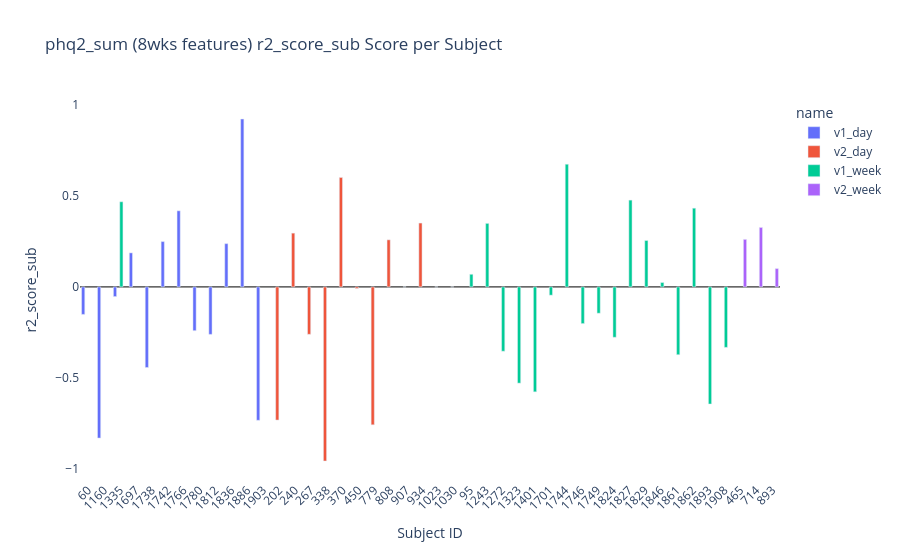
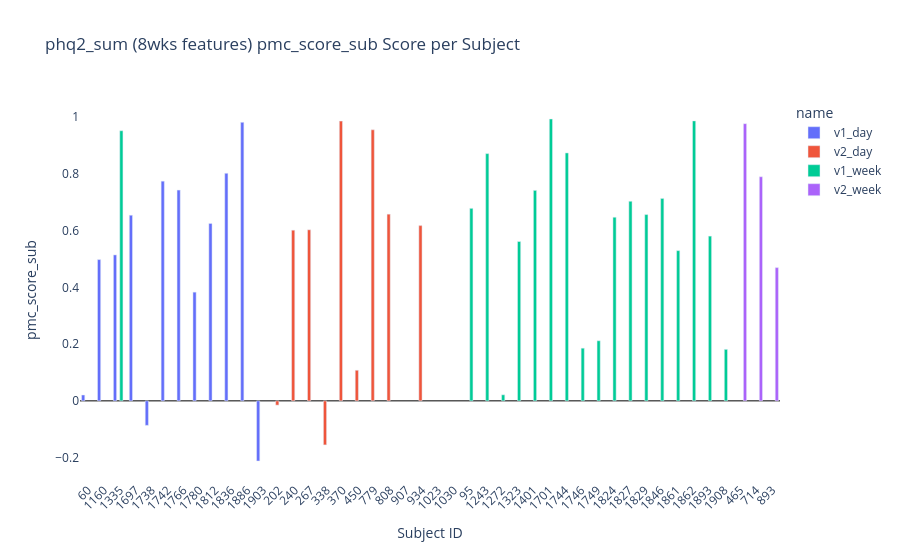
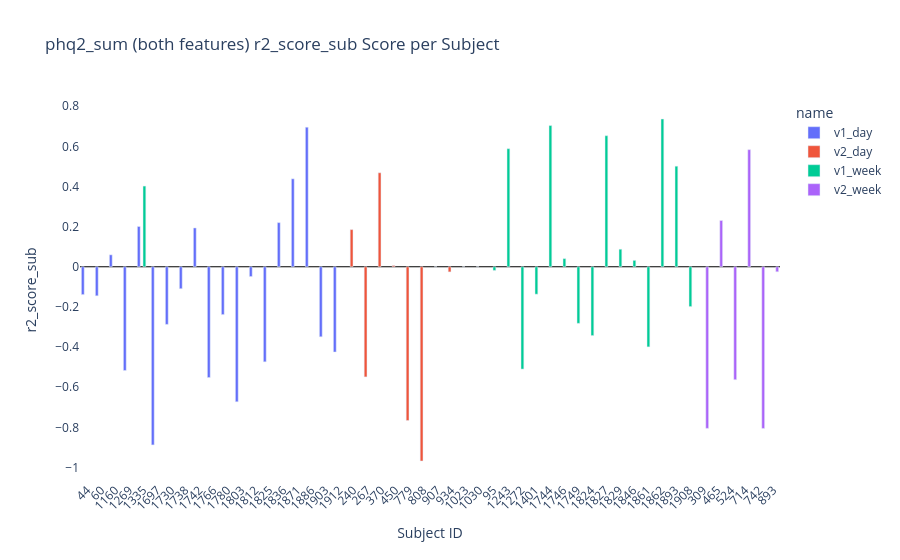
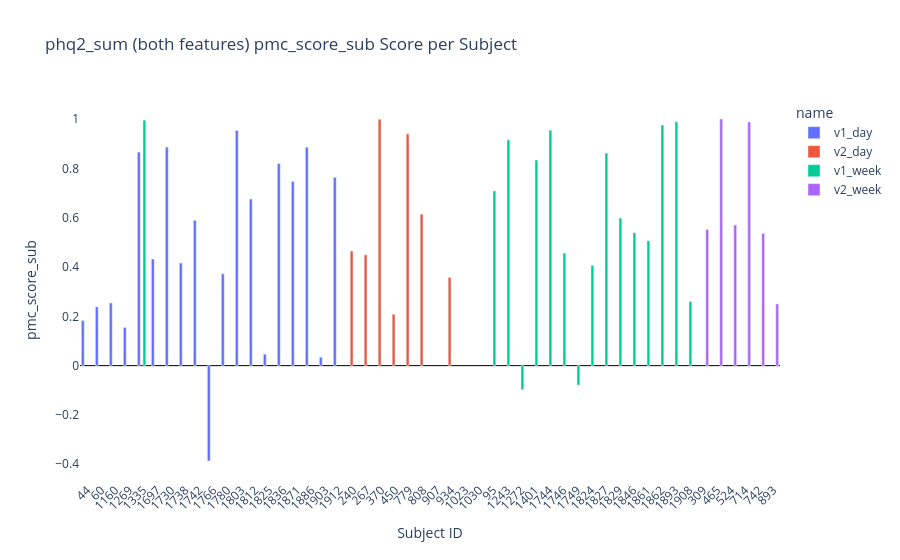

The code cell stored with these charts, in order, in its notebook:
### Markdown cell above
## Bar charts of the different metrics for different models

### Code cell
subject_scores_df = pd.read_csv(os.path.join(results_dir, 'subject_preds_from_diff_models.csv'))
time_map = {'8wks': 'Passive Variables over 8 weeks', 
			'both': 'Passive Variables over 8 weeks + Baseline clinical and demographic features',
			'anova_15': 'Top 15 Variables from By-Subject ANOVA',
			'lme10': 'Top 10 Variables from Linear Mixed-Effects Model',
			'only_sensor': 'Restricted to Only Sensor Columns',
			}
for y_col, y_col_df in subject_scores_df.groupby('y_col'): #2
	
	for time in time_map.keys():
		for metric in ['r2_score_sub','pmc_score_sub']:
			subject_scores_df=subject_scores_df.mask(subject_scores_df[metric]<-1)
			fig = px.bar(
				subject_scores_df[subject_scores_df['time']==time],
				x='sub',
				y=metric,
				title=f'{y_col} ({time} features) {metric} Score per Subject',
				labels={'sub': 'Subject ID'},
				color='name',
				barmode='group'
			)

			# Optional: improve layout and readability
			fig.update_layout(
				xaxis={'type': 'category'},  # keeps x-axis discrete even if numeric
				xaxis_tickangle=-45,
				plot_bgcolor='white',
				yaxis=dict(zeroline=True, zerolinewidth=1, zerolinecolor='black'),
			)
			
			fig.show()

### Figure 1 — Plotly figure (JSON) as saved in the notebook; plotly's stock layout.template omitted (floating-point values rounded to 4 significant figures)
{"data": [{"alignmentgroup": "True", "hovertemplate": "name=v1_day<br>Subject ID=%{x}<br>r2_score_sub=%{y}<extra></extra>", "legendgroup": "v1_day", "marker": {"color": "#636efa", "pattern": {"shape": ""}}, "name": "v1_day", "offsetgroup": "v1_day", "orientation": "v", "showlegend": true, "textposition": "auto", "type": "bar", "x": [60.0, 1160.0, 1335.0, 1697.0, 1738.0, 1742.0, 1766.0, 1780.0, 1812.0, 1836.0, 1886.0, 1903.0], "xaxis": "x", "y": [-0.1515, -0.8321, -0.05322, 0.1873, -0.4438, 0.2495, 0.4189, -0.241, -0.2614, 0.2381, 0.9244, -0.7343], "yaxis": "y"}, {"alignmentgroup": "True", "hovertemplate": "name=v2_day<br>Subject ID=%{x}<br>r2_score_sub=%{y}<extra></extra>", "legendgroup": "v2_day", "marker": {"color": "#EF553B", "pattern": {"shape": ""}}, "name": "v2_day", "offsetgroup": "v2_day", "orientation": "v", "showlegend": true, "textposition": "auto", "type": "bar", "x": [202.0, 240.0, 267.0, 338.0, 370.0, 450.0, 779.0, 808.0, 907.0, 934.0, 1023.0, 1030.0], "xaxis": "x", "y": [-0.733, 0.2961, -0.2609, -0.9584, 0.6025, -0.008779, -0.7591, 0.2591, 0.0, 0.3516, 0.0, 0.0], "yaxis": "y"}, {"alignmentgroup": "True", "hovertemplate": "name=v1_week<br>Subject ID=%{x}<br>r2_score_sub=%{y}<extra></extra>", "legendgroup": "v1_week", "marker": {"color": "#00cc96", "pattern": {"shape": ""}}, "name": "v1_week", "offsetgroup": "v1_week", "orientation": "v", "showlegend": true, "textposition": "auto", "type": "bar", "x": [95.0, 1243.0, 1272.0, 1323.0, 1335.0, 1401.0, 1701.0, 1744.0, 1746.0, 1749.0, 1824.0, 1827.0, 1829.0, 1846.0, 1861.0, 1862.0, 1893.0, 1908.0], "xaxis": "x", "y": [0.06943, 0.3496, -0.3541, -0.5298, 0.4687, -0.5776, -0.04542, 0.6754, -0.2019, -0.1449, -0.2773, 0.4778, 0.2554, 0.02419, -0.3734, 0.4334, -0.6446, -0.3329], "yaxis": "y"}, {"alignmentgroup": "True", "hovertemplate": "name=v2_week<br>Subject ID=%{x}<br>r2_score_sub=%{y}<extra></extra>", "legendgroup": "v2_week", "marker": {"color": "#ab63fa", "pattern": {"shape": ""}}, "name": "v2_week", "offsetgroup": "v2_week", "orientation": "v", "showlegend": true, "textposition": "auto", "type": "bar", "x": [465.0, 714.0, 893.0], "xaxis": "x", "y": [0.2617, 0.3273, 0.1008], "yaxis": "y"}], "layout": {"barmode": "group", "legend": {"title": {"text": "name"}, "tracegroupgap": 0}, "plot_bgcolor": "white", "title": {"text": "phq2_sum (8wks features) r2_score_sub Score per Subject"}, "xaxis": {"anchor": "y", "domain": [0, 1], "tickangle": -45, "title": {"text": "Subject ID"}, "type": "category"}, "yaxis": {"anchor": "x", "domain": [0, 1], "title": {"text": "r2_score_sub"}, "zeroline": true, "zerolinecolor": "black", "zerolinewidth": 1}}}

### Figure 2 — Plotly figure (JSON) as saved in the notebook; plotly's stock layout.template omitted (floating-point values rounded to 4 significant figures)
{"data": [{"alignmentgroup": "True", "hovertemplate": "name=v1_day<br>Subject ID=%{x}<br>pmc_score_sub=%{y}<extra></extra>", "legendgroup": "v1_day", "marker": {"color": "#636efa", "pattern": {"shape": ""}}, "name": "v1_day", "offsetgroup": "v1_day", "orientation": "v", "showlegend": true, "textposition": "auto", "type": "bar", "x": [60.0, 1160.0, 1335.0, 1697.0, 1738.0, 1742.0, 1766.0, 1780.0, 1812.0, 1836.0, 1886.0, 1903.0], "xaxis": "x", "y": [0.02061, 0.4981, 0.5146, 0.6546, -0.08641, 0.7746, 0.7433, 0.3833, 0.6257, 0.8025, 0.982, -0.2121], "yaxis": "y"}, {"alignmentgroup": "True", "hovertemplate": "name=v2_day<br>Subject ID=%{x}<br>pmc_score_sub=%{y}<extra></extra>", "legendgroup": "v2_day", "marker": {"color": "#EF553B", "pattern": {"shape": ""}}, "name": "v2_day", "offsetgroup": "v2_day", "orientation": "v", "showlegend": true, "textposition": "auto", "type": "bar", "x": [202.0, 240.0, 267.0, 338.0, 370.0, 450.0, 779.0, 808.0, 907.0, 934.0, 1023.0, 1030.0], "xaxis": "x", "y": [-0.01508, 0.6018, 0.6032, -0.1554, 0.9865, 0.1079, 0.9558, 0.6583, NaN, 0.618, NaN, NaN], "yaxis": "y"}, {"alignmentgroup": "True", "hovertemplate": "name=v1_week<br>Subject ID=%{x}<br>pmc_score_sub=%{y}<extra></extra>", "legendgroup": "v1_week", "marker": {"color": "#00cc96", "pattern": {"shape": ""}}, "name": "v1_week", "offsetgroup": "v1_week", "orientation": "v", "showlegend": true, "textposition": "auto", "type": "bar", "x": [95.0, 1243.0, 1272.0, 1323.0, 1335.0, 1401.0, 1701.0, 1744.0, 1746.0, 1749.0, 1824.0, 1827.0, 1829.0, 1846.0, 1861.0, 1862.0, 1893.0, 1908.0], "xaxis": "x", "y": [0.6789, 0.8718, 0.02137, 0.5619, 0.9526, 0.7423, 0.9939, 0.8742, 0.1857, 0.2119, 0.6476, 0.7037, 0.6569, 0.7138, 0.5297, 0.9873, 0.581, 0.1816], "yaxis": "y"}, {"alignmentgroup": "True", "hovertemplate": "name=v2_week<br>Subject ID=%{x}<br>pmc_score_sub=%{y}<extra></extra>", "legendgroup": "v2_week", "marker": {"color": "#ab63fa", "pattern": {"shape": ""}}, "name": "v2_week", "offsetgroup": "v2_week", "orientation": "v", "showlegend": true, "textposition": "auto", "type": "bar", "x": [465.0, 714.0, 893.0], "xaxis": "x", "y": [0.9775, 0.7902, 0.4699], "yaxis": "y"}], "layout": {"barmode": "group", "legend": {"title": {"text": "name"}, "tracegroupgap": 0}, "plot_bgcolor": "white", "title": {"text": "phq2_sum (8wks features) pmc_score_sub Score per Subject"}, "xaxis": {"anchor": "y", "domain": [0, 1], "tickangle": -45, "title": {"text": "Subject ID"}, "type": "category"}, "yaxis": {"anchor": "x", "domain": [0, 1], "title": {"text": "pmc_score_sub"}, "zeroline": true, "zerolinecolor": "black", "zerolinewidth": 1}}}

### Figure 3 — Plotly figure (JSON) as saved in the notebook; plotly's stock layout.template omitted (floating-point values rounded to 4 significant figures)
{"data": [{"alignmentgroup": "True", "hovertemplate": "name=v1_day<br>Subject ID=%{x}<br>r2_score_sub=%{y}<extra></extra>", "legendgroup": "v1_day", "marker": {"color": "#636efa", "pattern": {"shape": ""}}, "name": "v1_day", "offsetgroup": "v1_day", "orientation": "v", "showlegend": true, "textposition": "auto", "type": "bar", "x": [44.0, 60.0, 1160.0, 1269.0, 1335.0, 1697.0, 1730.0, 1738.0, 1742.0, 1766.0, 1780.0, 1803.0, 1812.0, 1825.0, 1836.0, 1871.0, 1886.0, 1903.0, 1912.0], "xaxis": "x", "y": [-0.1386, -0.1447, 0.05944, -0.5167, 0.2006, -0.8877, -0.2872, -0.1093, 0.1934, -0.552, -0.2383, -0.6727, -0.04871, -0.4736, 0.2199, 0.4382, 0.6953, -0.3488, -0.4248], "yaxis": "y"}, {"alignmentgroup": "True", "hovertemplate": "name=v2_day<br>Subject ID=%{x}<br>r2_score_sub=%{y}<extra></extra>", "legendgroup": "v2_day", "marker": {"color": "#EF553B", "pattern": {"shape": ""}}, "name": "v2_day", "offsetgroup": "v2_day", "orientation": "v", "showlegend": true, "textposition": "auto", "type": "bar", "x": [240.0, 267.0, 370.0, 450.0, 779.0, 808.0, 907.0, 934.0, 1023.0, 1030.0], "xaxis": "x", "y": [0.1852, -0.5487, 0.4683, 0.00638, -0.7659, -0.9678, 0.0, -0.02556, 0.0, 0.0], "yaxis": "y"}, {"alignmentgroup": "True", "hovertemplate": "name=v1_week<br>Subject ID=%{x}<br>r2_score_sub=%{y}<extra></extra>", "legendgroup": "v1_week", "marker": {"color": "#00cc96", "pattern": {"shape": ""}}, "name": "v1_week", "offsetgroup": "v1_week", "orientation": "v", "showlegend": true, "textposition": "auto", "type": "bar", "x": [95.0, 1243.0, 1272.0, 1335.0, 1401.0, 1744.0, 1746.0, 1749.0, 1824.0, 1827.0, 1829.0, 1846.0, 1861.0, 1862.0, 1893.0, 1908.0], "xaxis": "x", "y": [-0.01841, 0.5883, -0.5098, 0.4021, -0.1366, 0.7036, 0.04046, -0.2819, -0.3429, 0.653, 0.08744, 0.03194, -0.3992, 0.7363, 0.5011, -0.1983], "yaxis": "y"}, {"alignmentgroup": "True", "hovertemplate": "name=v2_week<br>Subject ID=%{x}<br>r2_score_sub=%{y}<extra></extra>", "legendgroup": "v2_week", "marker": {"color": "#ab63fa", "pattern": {"shape": ""}}, "name": "v2_week", "offsetgroup": "v2_week", "orientation": "v", "showlegend": true, "textposition": "auto", "type": "bar", "x": [309.0, 465.0, 524.0, 714.0, 742.0, 893.0], "xaxis": "x", "y": [-0.8053, 0.2305, -0.5627, 0.5834, -0.8057, -0.02493], "yaxis": "y"}], "layout": {"barmode": "group", "legend": {"title": {"text": "name"}, "tracegroupgap": 0}, "plot_bgcolor": "white", "title": {"text": "phq2_sum (both features) r2_score_sub Score per Subject"}, "xaxis": {"anchor": "y", "domain": [0, 1], "tickangle": -45, "title": {"text": "Subject ID"}, "type": "category"}, "yaxis": {"anchor": "x", "domain": [0, 1], "title": {"text": "r2_score_sub"}, "zeroline": true, "zerolinecolor": "black", "zerolinewidth": 1}}}

### Figure 4 — Plotly figure (JSON) as saved in the notebook; plotly's stock layout.template omitted (floating-point values rounded to 4 significant figures)
{"data": [{"alignmentgroup": "True", "hovertemplate": "name=v1_day<br>Subject ID=%{x}<br>pmc_score_sub=%{y}<extra></extra>", "legendgroup": "v1_day", "marker": {"color": "#636efa", "pattern": {"shape": ""}}, "name": "v1_day", "offsetgroup": "v1_day", "orientation": "v", "showlegend": true, "textposition": "auto", "type": "bar", "x": [44.0, 60.0, 1160.0, 1269.0, 1335.0, 1697.0, 1730.0, 1738.0, 1742.0, 1766.0, 1780.0, 1803.0, 1812.0, 1825.0, 1836.0, 1871.0, 1886.0, 1903.0, 1912.0], "xaxis": "x", "y": [0.1826, 0.2382, 0.2539, 0.1545, 0.8657, 0.4323, 0.8858, 0.416, 0.5891, -0.3867, 0.3721, 0.9536, 0.6756, 0.04644, 0.819, 0.7465, 0.8856, 0.03401, 0.7637], "yaxis": "y"}, {"alignmentgroup": "True", "hovertemplate": "name=v2_day<br>Subject ID=%{x}<br>pmc_score_sub=%{y}<extra></extra>", "legendgroup": "v2_day", "marker": {"color": "#EF553B", "pattern": {"shape": ""}}, "name": "v2_day", "offsetgroup": "v2_day", "orientation": "v", "showlegend": true, "textposition": "auto", "type": "bar", "x": [240.0, 267.0, 370.0, 450.0, 779.0, 808.0, 907.0, 934.0, 1023.0, 1030.0], "xaxis": "x", "y": [0.4646, 0.4491, 0.9989, 0.2083, 0.9397, 0.6142, NaN, 0.357, NaN, NaN], "yaxis": "y"}, {"alignmentgroup": "True", "hovertemplate": "name=v1_week<br>Subject ID=%{x}<br>pmc_score_sub=%{y}<extra></extra>", "legendgroup": "v1_week", "marker": {"color": "#00cc96", "pattern": {"shape": ""}}, "name": "v1_week", "offsetgroup": "v1_week", "orientation": "v", "showlegend": true, "textposition": "auto", "type": "bar", "x": [95.0, 1243.0, 1272.0, 1335.0, 1401.0, 1744.0, 1746.0, 1749.0, 1824.0, 1827.0, 1829.0, 1846.0, 1861.0, 1862.0, 1893.0, 1908.0], "xaxis": "x", "y": [0.7084, 0.9154, -0.09754, 0.9951, 0.8338, 0.9546, 0.4559, -0.07904, 0.4064, 0.8617, 0.5983, 0.5387, 0.506, 0.9755, 0.9888, 0.2597], "yaxis": "y"}, {"alignmentgroup": "True", "hovertemplate": "name=v2_week<br>Subject ID=%{x}<br>pmc_score_sub=%{y}<extra></extra>", "legendgroup": "v2_week", "marker": {"color": "#ab63fa", "pattern": {"shape": ""}}, "name": "v2_week", "offsetgroup": "v2_week", "orientation": "v", "showlegend": true, "textposition": "auto", "type": "bar", "x": [309.0, 465.0, 524.0, 714.0, 742.0, 893.0], "xaxis": "x", "y": [0.5518, 1.0, 0.57, 0.9879, 0.5359, 0.2501], "yaxis": "y"}], "layout": {"barmode": "group", "legend": {"title": {"text": "name"}, "tracegroupgap": 0}, "plot_bgcolor": "white", "title": {"text": "phq2_sum (both features) pmc_score_sub Score per Subject"}, "xaxis": {"anchor": "y", "domain": [0, 1], "tickangle": -45, "title": {"text": "Subject ID"}, "type": "category"}, "yaxis": {"anchor": "x", "domain": [0, 1], "title": {"text": "pmc_score_sub"}, "zeroline": true, "zerolinecolor": "black", "zerolinewidth": 1}}}
